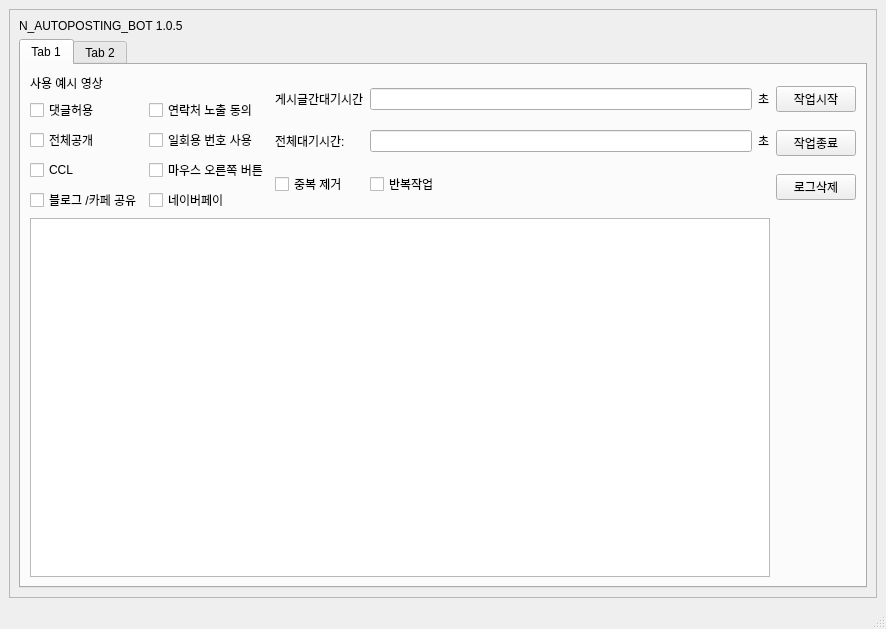
<?xml version="1.0" encoding="UTF-8"?>
<ui version="4.0">
 <class>MainWindow</class>
 <widget class="QMainWindow" name="MainWindow">
  <property name="geometry">
   <rect>
    <x>0</x>
    <y>0</y>
    <width>886</width>
    <height>629</height>
   </rect>
  </property>
  <property name="windowTitle">
   <string>MainWindow</string>
  </property>
  <widget class="QWidget" name="centralwidget">
   <layout class="QGridLayout" name="gridLayout_4">
    <item row="0" column="0">
     <widget class="QScrollArea" name="scrollArea">
      <property name="widgetResizable">
       <bool>true</bool>
      </property>
      <widget class="QWidget" name="scrollAreaWidgetContents">
       <property name="geometry">
        <rect>
         <x>0</x>
         <y>0</y>
         <width>862</width>
         <height>554</height>
        </rect>
       </property>
       <layout class="QGridLayout" name="gridLayout_8">
        <item row="1" column="0">
         <widget class="QTabWidget" name="tabWidget">
          <property name="currentIndex">
           <number>0</number>
          </property>
          <widget class="QWidget" name="tab">
           <attribute name="title">
            <string>Tab 1</string>
           </attribute>
           <layout class="QGridLayout" name="gridLayout_9">
            <item row="2" column="0" rowspan="2" colspan="2">
             <widget class="QTextBrowser" name="textBrowser"/>
            </item>
            <item row="0" column="3">
             <layout class="QVBoxLayout" name="verticalLayout"/>
            </item>
            <item row="0" column="0">
             <layout class="QGridLayout" name="gridLayout_7">
              <item row="1" column="0">
               <widget class="QCheckBox" name="checkBox">
                <property name="text">
                 <string>댓글허용</string>
                </property>
               </widget>
              </item>
              <item row="1" column="1">
               <widget class="QCheckBox" name="checkBox_5">
                <property name="text">
                 <string>연락처 노출 동의</string>
                </property>
               </widget>
              </item>
              <item row="3" column="1">
               <widget class="QCheckBox" name="checkBox_4">
                <property name="text">
                 <string>마우스 오른쪽 버튼</string>
                </property>
               </widget>
              </item>
              <item row="3" column="0">
               <widget class="QCheckBox" name="checkBox_3">
                <property name="text">
                 <string>CCL</string>
                </property>
               </widget>
              </item>
              <item row="2" column="1">
               <widget class="QCheckBox" name="checkBox_6">
                <property name="text">
                 <string>일회용 번호 사용</string>
                </property>
               </widget>
              </item>
              <item row="2" column="0">
               <widget class="QCheckBox" name="checkBox_2">
                <property name="text">
                 <string>전체공개</string>
                </property>
               </widget>
              </item>
              <item row="4" column="0">
               <widget class="QCheckBox" name="checkBox_7">
                <property name="text">
                 <string>블로그 /카페 공유</string>
                </property>
               </widget>
              </item>
              <item row="4" column="1">
               <widget class="QCheckBox" name="checkBox_10">
                <property name="text">
                 <string>네이버페이</string>
                </property>
               </widget>
              </item>
              <item row="0" column="0" colspan="2">
               <widget class="QLabel" name="label_15">
                <property name="text">
                 <string>사용 예시 영상 </string>
                </property>
               </widget>
              </item>
             </layout>
            </item>
            <item row="0" column="2">
             <layout class="QVBoxLayout" name="verticalLayout_2">
              <item>
               <widget class="QPushButton" name="pushButton_3">
                <property name="text">
                 <string>작업시작</string>
                </property>
               </widget>
              </item>
              <item>
               <widget class="QPushButton" name="pushButton_9">
                <property name="text">
                 <string>작업종료</string>
                </property>
               </widget>
              </item>
              <item>
               <widget class="QPushButton" name="pushButton_5">
                <property name="text">
                 <string>로그삭제</string>
                </property>
               </widget>
              </item>
             </layout>
            </item>
            <item row="0" column="1">
             <layout class="QGridLayout" name="gridLayout_3">
              <item row="0" column="1">
               <widget class="QLineEdit" name="lineEdit_2"/>
              </item>
              <item row="1" column="1">
               <widget class="QLineEdit" name="lineEdit_5"/>
              </item>
              <item row="2" column="1">
               <widget class="QCheckBox" name="checkBox_9">
                <property name="text">
                 <string>반복작업</string>
                </property>
               </widget>
              </item>
              <item row="0" column="0">
               <widget class="QLabel" name="label_3">
                <property name="text">
                 <string>게시글간대기시간</string>
                </property>
               </widget>
              </item>
              <item row="0" column="2">
               <widget class="QLabel" name="label_10">
                <property name="text">
                 <string>초</string>
                </property>
               </widget>
              </item>
              <item row="1" column="0">
               <widget class="QLabel" name="label_2">
                <property name="text">
                 <string>전체대기시간:</string>
                </property>
               </widget>
              </item>
              <item row="1" column="2">
               <widget class="QLabel" name="label_11">
                <property name="text">
                 <string>초</string>
                </property>
               </widget>
              </item>
              <item row="2" column="0">
               <widget class="QCheckBox" name="checkBox_8">
                <property name="text">
                 <string>중복 제거</string>
                </property>
               </widget>
              </item>
             </layout>
            </item>
           </layout>
          </widget>
          <widget class="QWidget" name="tab_2">
           <attribute name="title">
            <string>Tab 2</string>
           </attribute>
           <layout class="QGridLayout" name="gridLayout_12">
            <item row="0" column="0">
             <widget class="QTabWidget" name="tabWidget_2">
              <property name="currentIndex">
               <number>0</number>
              </property>
              <widget class="QWidget" name="tab_3">
               <attribute name="title">
                <string>Tab 1</string>
               </attribute>
               <layout class="QGridLayout" name="gridLayout_11">
                <item row="1" column="1">
                 <layout class="QGridLayout" name="gridLayout_2">
                  <item row="0" column="0">
                   <widget class="QLabel" name="label_13">
                    <property name="text">
                     <string>대표이미지</string>
                    </property>
                   </widget>
                  </item>
                  <item row="0" column="1">
                   <widget class="QLineEdit" name="lineEdit_4"/>
                  </item>
                  <item row="0" column="2">
                   <widget class="QPushButton" name="pushButton">
                    <property name="text">
                     <string>..</string>
                    </property>
                   </widget>
                  </item>
                 </layout>
                </item>
                <item row="1" column="0" rowspan="3">
                 <layout class="QGridLayout" name="gridLayout">
                  <item row="3" column="0">
                   <widget class="QLabel" name="label_9">
                    <property name="text">
                     <string>태그</string>
                    </property>
                   </widget>
                  </item>
                  <item row="3" column="2">
                   <widget class="QLineEdit" name="lineEdit_7"/>
                  </item>
                  <item row="1" column="0">
                   <widget class="QLabel" name="label_8">
                    <property name="text">
                     <string>메뉴명</string>
                    </property>
                   </widget>
                  </item>
                  <item row="2" column="2">
                   <widget class="QLineEdit" name="lineEdit_6"/>
                  </item>
                  <item row="1" column="2">
                   <widget class="QLineEdit" name="lineEdit_3"/>
                  </item>
                  <item row="2" column="0">
                   <widget class="QLabel" name="label_12">
                    <property name="text">
                     <string>판매가</string>
                    </property>
                   </widget>
                  </item>
                  <item row="0" column="2">
                   <widget class="QLineEdit" name="lineEdit_8"/>
                  </item>
                  <item row="0" column="0">
                   <widget class="QLabel" name="label_14">
                    <property name="text">
                     <string>카페주소</string>
                    </property>
                   </widget>
                  </item>
                 </layout>
                </item>
                <item row="0" column="0" colspan="2">
                 <layout class="QVBoxLayout" name="verticalLayout_4">
                  <item>
                   <widget class="QScrollArea" name="scrollArea_2">
                    <property name="widgetResizable">
                     <bool>true</bool>
                    </property>
                    <widget class="QWidget" name="scrollAreaWidgetContents_2">
                     <property name="geometry">
                      <rect>
                       <x>0</x>
                       <y>0</y>
                       <width>780</width>
                       <height>292</height>
                      </rect>
                     </property>
                     <layout class="QGridLayout" name="gridLayout_10">
                      <item row="1" column="1">
                       <widget class="QLineEdit" name="lineEdit"/>
                      </item>
                      <item row="1" column="0">
                       <widget class="QLabel" name="label_5">
                        <property name="text">
                         <string>제목</string>
                        </property>
                       </widget>
                      </item>
                      <item row="2" column="0">
                       <widget class="QLabel" name="label_6">
                        <property name="text">
                         <string>내용</string>
                        </property>
                       </widget>
                      </item>
                      <item row="0" column="0" colspan="2">
                       <widget class="QLabel" name="label_4">
                        <property name="text">
                         <string>게시글작성</string>
                        </property>
                       </widget>
                      </item>
                      <item row="2" column="1">
                       <widget class="QTextEdit" name="textEdit"/>
                      </item>
                     </layout>
                    </widget>
                   </widget>
                  </item>
                 </layout>
                </item>
                <item row="2" column="1" rowspan="2">
                 <widget class="QPushButton" name="pushButton_2">
                  <property name="text">
                   <string>글등록</string>
                  </property>
                 </widget>
                </item>
               </layout>
              </widget>
              <widget class="QWidget" name="tab_4">
               <attribute name="title">
                <string>Tab 2</string>
               </attribute>
               <layout class="QGridLayout" name="gridLayout_13">
                <item row="0" column="1">
                 <widget class="QLabel" name="label_7">
                  <property name="text">
                   <string/>
                  </property>
                 </widget>
                </item>
                <item row="1" column="2">
                 <layout class="QGridLayout" name="gridLayout_5">
                  <item row="0" column="0">
                   <widget class="QPushButton" name="pushButton_4">
                    <property name="text">
                     <string>수정</string>
                    </property>
                   </widget>
                  </item>
                  <item row="0" column="2">
                   <widget class="QPushButton" name="pushButton_6">
                    <property name="text">
                     <string>삭제</string>
                    </property>
                   </widget>
                  </item>
                  <item row="0" column="1">
                   <widget class="QPushButton" name="pushButton_7">
                    <property name="text">
                     <string>전체삭제</string>
                    </property>
                   </widget>
                  </item>
                 </layout>
                </item>
                <item row="0" column="2">
                 <layout class="QVBoxLayout" name="verticalLayout_3">
                  <item>
                   <widget class="QTableWidget" name="tableWidget">
                    <column>
                     <property name="text">
                      <string>시간</string>
                     </property>
                    </column>
                    <column>
                     <property name="text">
                      <string>새 행</string>
                     </property>
                    </column>
                    <column>
                     <property name="text">
                      <string>제목</string>
                     </property>
                    </column>
                    <column>
                     <property name="text">
                      <string>가격</string>
                     </property>
                    </column>
                    <column>
                     <property name="text">
                      <string>대표이미지</string>
                     </property>
                    </column>
                    <column>
                     <property name="text">
                      <string>카테고리</string>
                     </property>
                    </column>
                    <column>
                     <property name="text">
                      <string>태그</string>
                     </property>
                    </column>
                    <column>
                     <property name="text">
                      <string>카페</string>
                     </property>
                    </column>
                    <column>
                     <property name="text">
                      <string>새 행</string>
                     </property>
                    </column>
                   </widget>
                  </item>
                 </layout>
                </item>
               </layout>
              </widget>
             </widget>
            </item>
           </layout>
          </widget>
         </widget>
        </item>
        <item row="0" column="0">
         <widget class="QLabel" name="label">
          <property name="text">
           <string>N_AUTOPOSTING_BOT 1.0.5</string>
          </property>
         </widget>
        </item>
       </layout>
      </widget>
     </widget>
    </item>
   </layout>
  </widget>
  <widget class="QMenuBar" name="menubar">
   <property name="geometry">
    <rect>
     <x>0</x>
     <y>0</y>
     <width>886</width>
     <height>26</height>
    </rect>
   </property>
  </widget>
  <widget class="QStatusBar" name="statusbar"/>
 </widget>
 <resources/>
 <connections/>
</ui>
